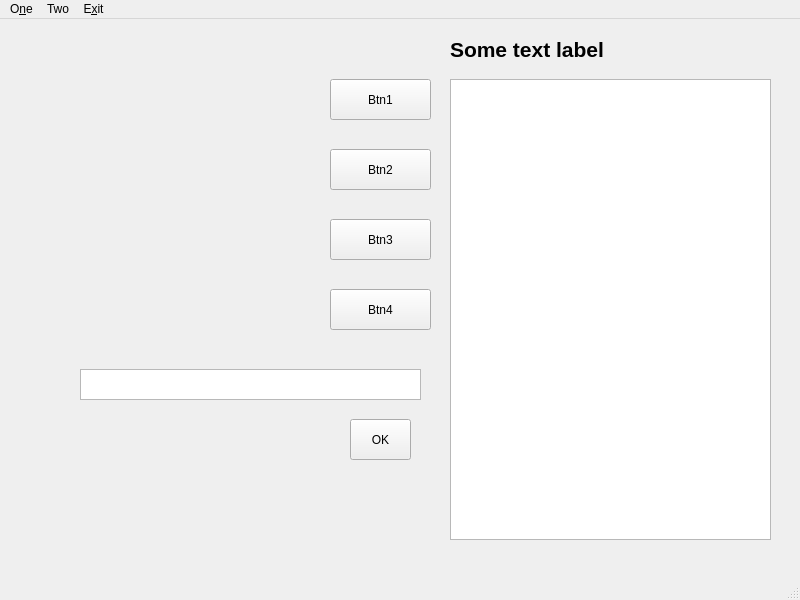
<?xml version="1.0" encoding="UTF-8"?>
<ui version="4.0">
 <class>MainWindow</class>
 <widget class="QMainWindow" name="MainWindow">
  <property name="geometry">
   <rect>
    <x>0</x>
    <y>0</y>
    <width>800</width>
    <height>600</height>
   </rect>
  </property>
  <property name="windowTitle">
   <string>IoT Penetration testing DEMO</string>
  </property>
  <property name="documentMode">
   <bool>false</bool>
  </property>
  <property name="unifiedTitleAndToolBarOnMac">
   <bool>false</bool>
  </property>
  <widget class="QWidget" name="centralwidget">
   <widget class="QTextEdit" name="result_txt">
    <property name="geometry">
     <rect>
      <x>450</x>
      <y>60</y>
      <width>321</width>
      <height>461</height>
     </rect>
    </property>
   </widget>
   <widget class="QLabel" name="top_label">
    <property name="geometry">
     <rect>
      <x>450</x>
      <y>10</y>
      <width>311</width>
      <height>41</height>
     </rect>
    </property>
    <property name="text">
     <string>&lt;html&gt;&lt;head/&gt;&lt;body&gt;&lt;p&gt;&lt;span style=&quot; font-size:16pt; font-weight:600;&quot;&gt;Some text label&lt;/span&gt;&lt;/p&gt;&lt;/body&gt;&lt;/html&gt;</string>
    </property>
   </widget>
   <widget class="QPushButton" name="btn_1">
    <property name="geometry">
     <rect>
      <x>330</x>
      <y>60</y>
      <width>101</width>
      <height>41</height>
     </rect>
    </property>
    <property name="text">
     <string>Btn1</string>
    </property>
   </widget>
   <widget class="QTextEdit" name="input_txt">
    <property name="enabled">
     <bool>true</bool>
    </property>
    <property name="geometry">
     <rect>
      <x>80</x>
      <y>350</y>
      <width>341</width>
      <height>31</height>
     </rect>
    </property>
   </widget>
   <widget class="QPushButton" name="btn_2">
    <property name="geometry">
     <rect>
      <x>330</x>
      <y>130</y>
      <width>101</width>
      <height>41</height>
     </rect>
    </property>
    <property name="text">
     <string>Btn2</string>
    </property>
   </widget>
   <widget class="QPushButton" name="btn_3">
    <property name="geometry">
     <rect>
      <x>330</x>
      <y>200</y>
      <width>101</width>
      <height>41</height>
     </rect>
    </property>
    <property name="text">
     <string>Btn3</string>
    </property>
   </widget>
   <widget class="QPushButton" name="btn_4">
    <property name="geometry">
     <rect>
      <x>330</x>
      <y>270</y>
      <width>101</width>
      <height>41</height>
     </rect>
    </property>
    <property name="text">
     <string>Btn4</string>
    </property>
   </widget>
   <widget class="QPushButton" name="btn_ok">
    <property name="geometry">
     <rect>
      <x>350</x>
      <y>400</y>
      <width>61</width>
      <height>41</height>
     </rect>
    </property>
    <property name="text">
     <string>OK</string>
    </property>
   </widget>
  </widget>
  <widget class="QStatusBar" name="statusbar">
   <property name="enabled">
    <bool>true</bool>
   </property>
  </widget>
  <widget class="QMenuBar" name="menubar">
   <property name="geometry">
    <rect>
     <x>0</x>
     <y>0</y>
     <width>800</width>
     <height>22</height>
    </rect>
   </property>
   <widget class="QMenu" name="menuOne">
    <property name="title">
     <string>O&amp;ne</string>
    </property>
   </widget>
   <widget class="QMenu" name="menuTwo">
    <property name="title">
     <string>Two</string>
    </property>
   </widget>
   <widget class="QMenu" name="menuExit">
    <property name="title">
     <string>E&amp;xit</string>
    </property>
   </widget>
   <addaction name="menuOne"/>
   <addaction name="menuTwo"/>
   <addaction name="menuExit"/>
  </widget>
 </widget>
 <resources/>
 <connections/>
</ui>
